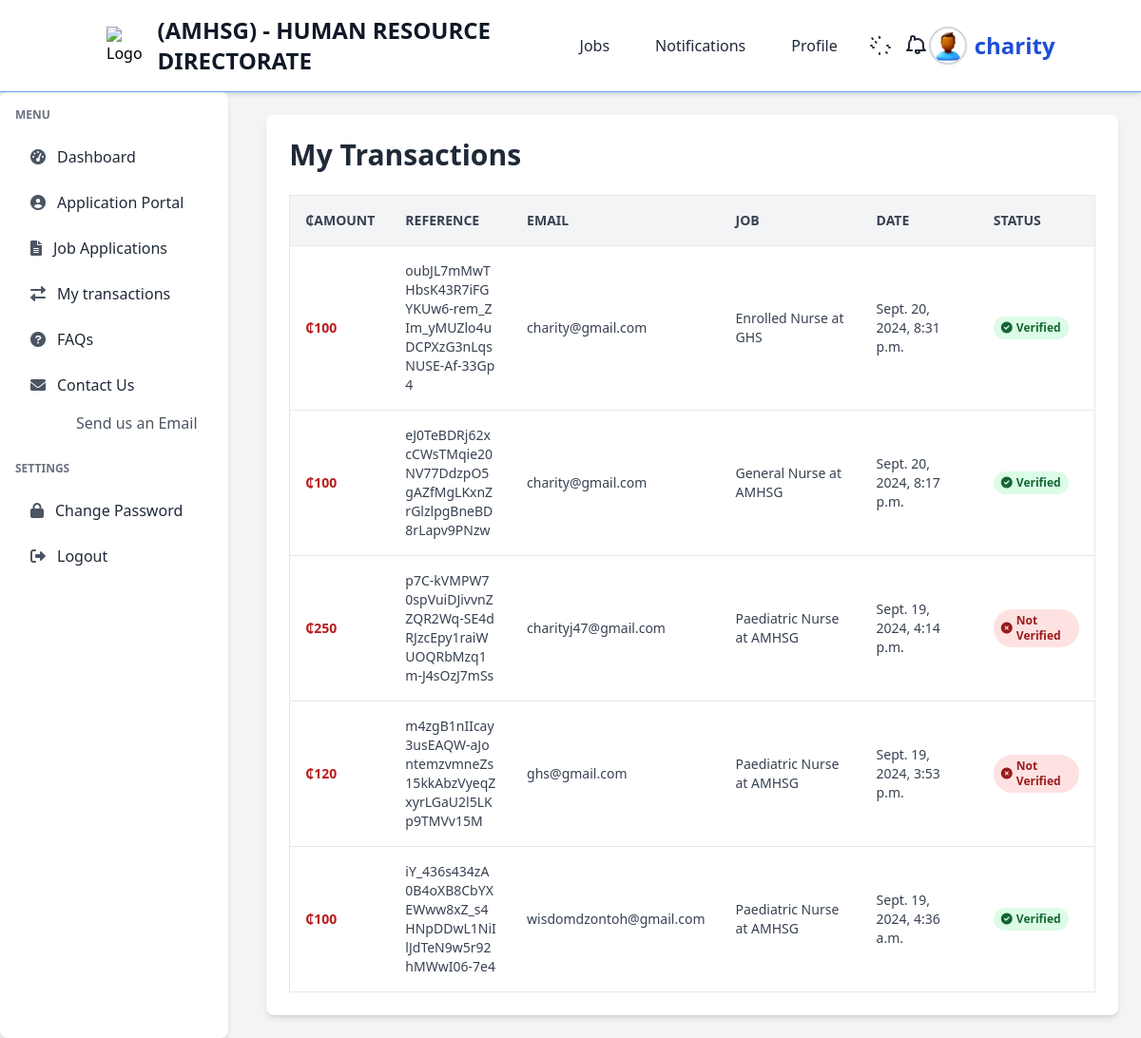
/application_portal/payment/my-transactions (signed in), run on an earlier commit of the app's database.
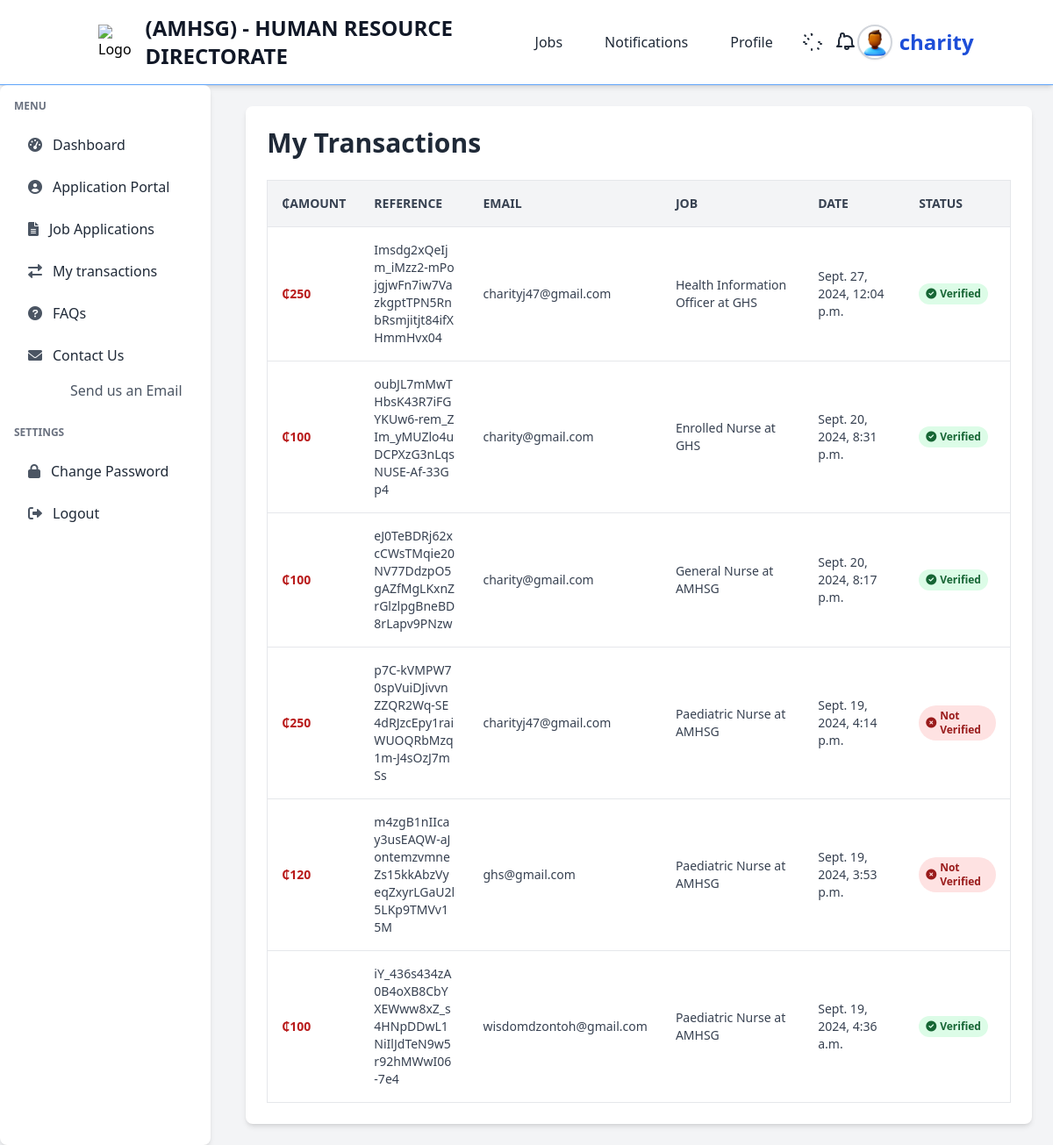
And on a later commit of the database.
### payment/models.py (models this page shows, shortened)
class Payment(models.Model):
    amount = models.PositiveIntegerField()
    user = models.ForeignKey(User, on_delete=models.CASCADE, null=True, blank=True)  # Allow null values
    job = models.ForeignKey(Job, on_delete=models.CASCADE, default=1)  # Foreign key to Job
    email = models.EmailField(default="ghs@gmail.com")
    ref = models.CharField(max_length=200, unique=True)
    verified = models.BooleanField(default=False)
    payment_date = models.DateTimeField(auto_now_add=True)
    class Meta:
        ordering = ('-payment_date',)

### jobs/models.py (models this page shows)
class Job(models.Model):
    title = models.CharField(max_length=255, default="none")
    company = models.CharField(max_length=255, default="none")  # Name of the company offering the job
    location = models.CharField(max_length=255, default="none")
    description = models.TextField()
    responsibilities = models.TextField(help_text="List of job responsibilities", default="none")  # New field for responsibilities
    requirements = models.TextField(help_text="List of job requirements", default="none")  # New field for requirements
    salary = models.CharField(max_length=100, blank=True, null=True, help_text="Salary range or amount")  # Optional salary field
    posted_date = models.DateField(auto_now_add=True, blank=True, null=True)
    application_deadline = models.DateField(null=True, blank=True, help_text="Deadline to apply for the job")  # New field for application deadline
    def __str__(self):
        return f"{self.title} at {self.company}"
    class Meta:
        ordering = ['-posted_date']  # Orders job listings by the most recent first

### payment/views.py (the view)
# urls.py: path('application_portal/payment/my-transactions', views.user_transactions, name="my-transactions"),
@login_required(login_url="authentication:my-login")
def user_transactions(request):
    payments = Payment.objects.filter(user=request.user)
    return render(request, 'payment/user_transactions.html', {'payments': payments})

### templates/payment/user_transactions.html
{% extends 'authentication/dash-base.html' %}{% load static %}{% block content %}
<div class="container mx-auto p-6 bg-white shadow-md rounded-lg">
  <h1 class="text-3xl font-bold text-gray-800 mb-6">My Transactions</h1>
  <div class="overflow-x-auto">
    <table class="min-w-full bg-white border border-gray-200 rounded-lg">
      <thead>
        <tr class="bg-gray-100 border-b border-gray-200">
          <th class="p-4 text-left text-sm font-bold text-gray-700 uppercase">₵Amount</th>
          <th class="p-4 text-left text-sm font-bold text-gray-700 uppercase">Reference</th>
          <th class="p-4 text-left text-sm font-bold text-gray-700 uppercase">Email</th>
          <th class="p-4 text-left text-sm font-bold text-gray-700 uppercase">Job</th>
          <th class="p-4 text-left text-sm font-bold text-gray-700 uppercase">Date</th>
          <th class="p-4 text-left text-sm font-bold text-gray-700 uppercase">Status</th>
        </tr>
      </thead>
      <tbody>
        {% for payment in payments %}
        <tr class="border-b border-gray-200 hover:bg-gray-50">
          <td class="p-4 text-sm font-extrabold text-red-700">₵{{ payment.amount }}</td>
          <td class="p-4 text-sm text-gray-700 break-all" style="max-width: 150px;">{{ payment.ref }}</td>
          <td class="p-4 text-sm text-gray-700">{{ payment.email }}</td>
          <td class="p-4 text-sm text-gray-700">{{ payment.job }}</td>
          <td class="p-4 text-sm text-gray-700">{{ payment.payment_date }}</td>
          <td class="p-4 text-sm">
            {% if payment.verified %}
            <span class="inline-flex items-center px-2 py-1 rounded-full bg-green-100 text-green-800 font-bold text-xs">
              <i class="fa-solid fa-check-circle mr-1"></i> Verified
            </span>
            {% else %}
            <span class="inline-flex items-center px-2 py-1 rounded-full bg-red-100 text-red-800 font-bold text-xs">
              <i class="fa-solid fa-times-circle mr-1"></i> Not Verified
            </span>
            {% endif %}
          </td>
        </tr>
        {% empty %}
        <tr>
          <td colspan="7" class="p-6 text-center text-gray-500 text-lg">
            No transactions found.
          </td>
        </tr>
        {% endfor %}
      </tbody>
    </table>
  </div>
</div>
{% endblock %}

What changed in the data, as far as the page shows it:
added Payment: amount "250", ref "Imsdg2xQeIjm_iMzz2-mPojgjwFn7iw7VazkgptTPN5RnbRsmjitjt84ifXHmmHvx04", email "charityj47@gmail.com", job "Health Information Officer at GHS", payment_date "Sept. 27, 2024, 12:04 p.m.", verified True (drawn)
